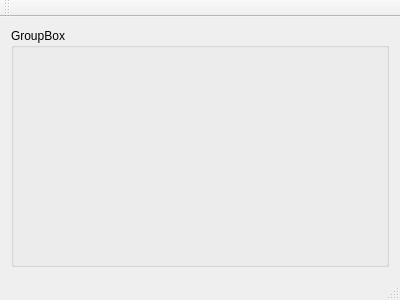
<?xml version="1.0" encoding="UTF-8"?>
<ui version="4.0">
 <class>MainWindow</class>
 <widget class="QMainWindow" name="MainWindow">
  <property name="geometry">
   <rect>
    <x>0</x>
    <y>0</y>
    <width>400</width>
    <height>300</height>
   </rect>
  </property>
  <property name="windowTitle">
   <string>MainWindow</string>
  </property>
  <property name="styleSheet">
   <string notr="true">#pushbutton{color:#ff0000}</string>
  </property>
  <widget class="QWidget" name="centralWidget">
   <layout class="QGridLayout" name="gridLayout">
    <item row="0" column="0">
     <widget class="QGroupBox" name="groupBox">
      <property name="title">
       <string>GroupBox</string>
      </property>
     </widget>
    </item>
   </layout>
  </widget>
  <widget class="QMenuBar" name="menuBar">
   <property name="geometry">
    <rect>
     <x>0</x>
     <y>0</y>
     <width>400</width>
     <height>23</height>
    </rect>
   </property>
  </widget>
  <widget class="QToolBar" name="mainToolBar">
   <attribute name="toolBarArea">
    <enum>TopToolBarArea</enum>
   </attribute>
   <attribute name="toolBarBreak">
    <bool>false</bool>
   </attribute>
  </widget>
  <widget class="QStatusBar" name="statusBar"/>
 </widget>
 <layoutdefault spacing="6" margin="11"/>
 <resources/>
 <connections/>
</ui>
